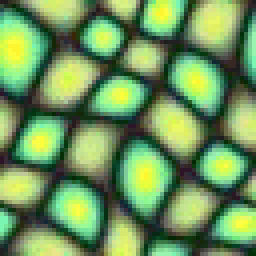
//> input picture opencvBasic/btile.tif, 64 x 64 px (shown 4 times larger)
$ ./basic ../btile.tif   (built with g++ and OpenCV 4)
//> lines starting //> are read from the running program, lines starting //| are printed output that depends on the picture
#include <iostream>
//#include <experimental/random>
#include <cassert>
#include <cstdlib>
#include <ctime>
#include <vector>
#include <opencv2/opencv.hpp>

// [45 lines left out: functions fetchPatch, putPatch, randint, naiveSynthesis, not called in this run]

void displayColorSpace(const cv::Mat3b & image)
{
	int w = image.cols;
	int h = image.rows;
	cv::Mat3b plane1(h, w * 2);

	printf("- image data type: %d\n", image.type());
	cv::Mat3b YcbcrImage; image.copyTo(YcbcrImage);

	cv::cvtColor(YcbcrImage, YcbcrImage, CV_BGR2YCrCb);
	printf("- res data type: %d\n", YcbcrImage.type());

    //cv::imshow("src colorspace", image);
    //cv::imshow("dst colorspace", YcbcrImage);

	image.copyTo( plane1(cv::Rect(0,0, w, h)) );
	YcbcrImage.copyTo( plane1(cv::Rect(w,0, w, h)) );

	std::vector<cv::Mat1b> chns;
	cv::split(YcbcrImage, chns);
	cv::Mat1b plane2(h, w * 3);
	for (int i = 0; i < chns.size(); ++i)
	{
		printf("- chns[%d]= %dx%d, type=%d\n", i, chns[i].cols, chns[i].rows, chns[i].type());
		chns[i].copyTo( plane2(cv::Rect(w * i,0, w, h)) );
	}

    cv::imshow("multi-channels", plane1);
    cv::imshow("single-channels", plane2);
	cv::waitKey(); // wait for key stroke forever.
}

int main(int argc, char **argv)
{
	if (argc != 2)
    {
		std::cout << "Usage:\n"  << argv[0] << " image_file_name" << std::endl;
		return 1;
	}

    // How to check read image ok?
	cv::Mat3b inputImage = cv::imread(argv[1]);
//> inputImage is the input picture: 64 rows x 64 cols, CV_8UC3; mean B, G, R 91.2, 149.3, 111.2
    printf("- Image size w=%d, h=%d.\n", inputImage.cols, inputImage.rows);
//| - Image size w=64, h=64.
	int h = inputImage.rows;
//> h = 64
	int w = inputImage.cols;
//> w = 64

	displayColorSpace(inputImage); exit(1);
//| - image data type: 16
//> in displayColorSpace, `cv::cvtColor(YcbcrImage, YcbcrImage, CV_BGR2YCrCb);`: YcbcrImage: 64 rows x 64 cols, CV_8UC3; mean of channels 0, 1, 2 131.3, 113.7, 105.4
//| - res data type: 16
//> in displayColorSpace, `image.copyTo( plane1(cv::Rect(0,0, w, h)) );`:
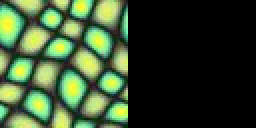
//> plane1: 64 rows x 128 cols, CV_8UC3 (shown 2 times larger); mean B, G, R 45.6, 74.6, 55.6
//> in displayColorSpace, `YcbcrImage.copyTo( plane1(cv::Rect(w,0, w, h)) );`: plane1: 64 rows x 128 cols, CV_8UC3; mean of channels 0, 1, 2 111.2, 131.5, 108.3
//> in displayColorSpace, `cv::split(YcbcrImage, chns);`:
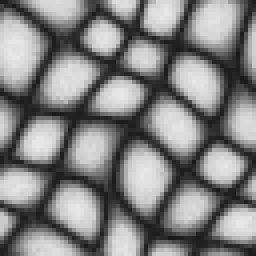
//> chns[0]: 64 rows x 64 cols, CV_8UC1 (shown 4 times larger); min 25, max 232, mean 131.3
//> in displayColorSpace, `cv::split(YcbcrImage, chns);`:
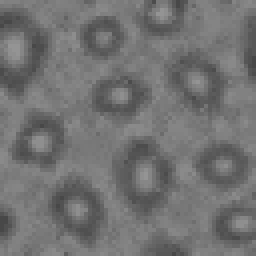
//> chns[1]: 64 rows x 64 cols, CV_8UC1 (shown 4 times larger); min 72, max 148, mean 113.7
//> in displayColorSpace, `cv::split(YcbcrImage, chns);`:
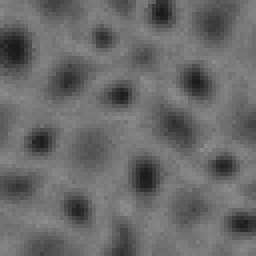
//> chns[2]: 64 rows x 64 cols, CV_8UC1 (shown 4 times larger); min 27, max 139, mean 105.4
//> the loop in displayColorSpace, `for (int i = 0; i < chns.size(); ++i)` made 3 passes
//| - chns[0]= 64x64, type=0
//| - chns[1]= 64x64, type=0
//| - chns[2]= 64x64, type=0
//> after the loop in displayColorSpace, `for (int i = 0; i < chns.size(); ++i)`:
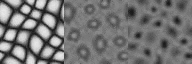
//> plane2: 64 rows x 192 cols, CV_8UC1; min 25, max 232, mean 116.8
//> in displayColorSpace, `cv::imshow("multi-channels", plane1);`:
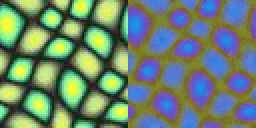
//> window 'multi-channels': 64 rows x 128 cols, CV_8UC3 (shown 2 times larger); mean B, G, R 111.2, 131.5, 108.3
//> (the run ends here: the program exits with an error code, at `displayColorSpace(inputImage); exit(1);`)
